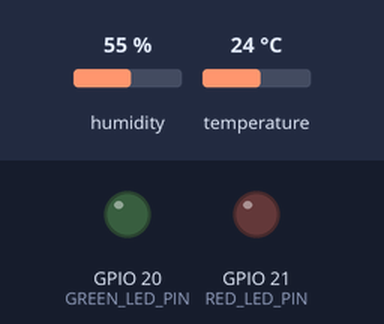
The sketch below on a simulated ESP32. Shown: output pins drawn as LEDs (lit = HIGH). Inputs (shaded band) come from the test bench; at power-on: humidity 55 %, temperature 24 °C. Nothing arrives over Bluetooth unless stated; a phone connects over Bluetooth LE 3 s after start; what the sketch prints to the serial monitor is not drawn.

Above: at 0.1 s.
At 35.6 s:
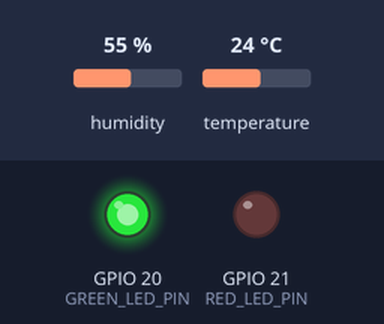
Timing chart, 0 to 37.1 s (numbered marks = the images above):
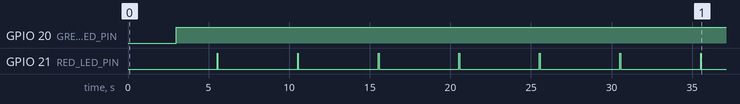

Measured:
- by itself, GPIO 20 (GREEN_LED_PIN): LOW → HIGH at 3.0 s
- by itself, GPIO 21 (RED_LED_PIN): alternates HIGH for 0.05 s and LOW for 4.9 s

The sketch:

zadatak_4.1.ino
```cpp
#include <BLEDevice.h>
#include <BLEUtils.h>
#include <BLEServer.h>

#include <BLE2902.h>
#include "DHT11.h"

#define BLE_DEVICE_NAME "ESP32 BLE Server 123"
#define SERVICE_UUID "030ff29f-0348-4e87-9550-ccf1cfdf615d"
#define CHARACTERISTIC_1_UUID "db79d281-1563-4454-9daf-5351ef61d3d7"
#define CHARACTERISTIC_2_UUID "e8942db4-98ac-4b9c-8bc9-3c6b8843ed42"

BLEServer* pServer = NULL;
BLECharacteristic* pCharacteristic1 = NULL; //karekteristika vezana za temperaturu
BLECharacteristic* pCharacteristic2 = NULL; //karakteristika vezana za periodu slanja notifikacije

uint16_t temperature;  //vrednost renutne temperature

const int THM_PIN = 2; //pin tastera

const int RED_LED_PIN = 21; //pin LED diode
bool RedledState = LOW;

const int GREEN_LED_PIN = 20; //pin LED diode
bool GreenledState = LOW;

uint16_t notificationPeriod = 5; //period slanja notifikacija
unsigned long currentTime = 0; //tekuce vreme u ms
unsigned long lastNotifyTime = 0;//tren. posl. LED blinka

int deviceConnected = LOW; //stanje BLE konekcije
int lastDeviceConnected = LOW; //prethodno stanje BLE konekcije

DHT11 dht11(THM_PIN);

class bleServerCallbacks: public BLEServerCallbacks {
 void onConnect(BLEServer* pServer) {
 deviceConnected = HIGH;
 };
 void onDisconnect(BLEServer* pServer) {
 deviceConnected = LOW;
 }
};

//Callback funkcije karakteristike za periodu slanja notifikacija
class char1Callbacks: public BLECharacteristicCallbacks {
  void onWrite(BLECharacteristic *pCharacteristic) {
  std::string value = pCharacteristic->getValue();
  notificationPeriod = (value[1] << 8) + value[0];
  }
};
//Callback funkcije karakteristike za citanje temperature
class char2Callbacks: public BLECharacteristicCallbacks {
  void onRead(BLECharacteristic *pCharacteristic){
  RedledState = HIGH;
  digitalWrite(RED_LED_PIN,RedledState);
  delay(50);
  RedledState = LOW;
  digitalWrite(RED_LED_PIN,RedledState);
  }
};

//Inicijalizacija BLE i GATT
void init_service(){
  //Inicijalizacija i startovanje BLE servera
  BLEDevice::init(BLE_DEVICE_NAME);
  pServer = BLEDevice::createServer();
  //Kreiranje GATT servisa
  pServer->setCallbacks(new bleServerCallbacks());
  BLEService *pService = pServer->createService(SERVICE_UUID);
  //Kreiranje karakteristike za periodu slanja notifikacija
  pCharacteristic1 = pService->createCharacteristic(
                                                  CHARACTERISTIC_1_UUID,
                                                  BLECharacteristic::PROPERTY_WRITE);
  pCharacteristic1->setValue((uint8_t*)&notificationPeriod, 2);
  pCharacteristic1->setCallbacks(new char1Callbacks());

  //Kreiranje karakteristike za temperaturu
  pCharacteristic2 = pService->createCharacteristic(
                                                  CHARACTERISTIC_2_UUID,
                                                  BLECharacteristic::PROPERTY_READ |
                                                  BLECharacteristic::PROPERTY_NOTIFY);
  pCharacteristic2->addDescriptor(new BLE2902());
  pCharacteristic2->setValue((uint8_t*)&temperature, 2);
  pCharacteristic2->setCallbacks(new char2Callbacks());

  //Startovanje GATT servera
  pService->start();
  Serial.println("GATT service started");
}

//Startovanje oglasavanja
void start_advertising(){
  BLEAdvertising *pAdvertising = BLEDevice::getAdvertising();
  pAdvertising->addServiceUUID(SERVICE_UUID);
  pAdvertising->setScanResponse(true);
  BLEDevice::startAdvertising();
  Serial.println("Advertising started");
}

void setup() {

  pinMode(THM_PIN, INPUT_PULLDOWN);
  pinMode(GREEN_LED_PIN, OUTPUT);
  pinMode(RED_LED_PIN, OUTPUT);
  digitalWrite(GREEN_LED_PIN, LOW);
  digitalWrite(RED_LED_PIN, LOW);
  Serial.begin(115200);
  init_service();
  start_advertising();
}

void loop() {
  currentTime = millis();
  //Pracenje statusa BLE konekcije
  if(deviceConnected != lastDeviceConnected){
    if(deviceConnected == HIGH){
      GreenledState = HIGH;
      digitalWrite(GREEN_LED_PIN, GreenledState);

    }
    else{
    //BLE konekcija je raskinuta
    GreenledState = LOW;
    digitalWrite(GREEN_LED_PIN, GreenledState);
    start_advertising();
    }
  lastDeviceConnected = deviceConnected;
  }
  if((notificationPeriod>= 1) && (notificationPeriod <= 255)){
    if((currentTime - lastNotifyTime) >= notificationPeriod*1000 ){
      temperature = dht11.readTemperature();
      lastNotifyTime = currentTime;
      pCharacteristic2->setValue((uint8_t*)&temperature, 2);
      if(deviceConnected == HIGH){
        pCharacteristic2->notify();
        RedledState = HIGH;
        digitalWrite(RED_LED_PIN,RedledState);
        delay(50);
        RedledState = LOW;
        digitalWrite(RED_LED_PIN,RedledState);
      }
    }
  }
  else {
    Serial.println("Unet period slanja notifikacija nije u odgovarajućem opsegu");
  }
}
```
